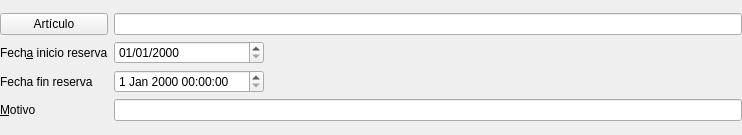
<?xml version="1.0" encoding="UTF-8"?>
<ui version="4.0">
 <class>Form</class>
 <widget class="QWidget" name="Form">
  <property name="geometry">
   <rect>
    <x>0</x>
    <y>0</y>
    <width>742</width>
    <height>135</height>
   </rect>
  </property>
  <property name="windowTitle">
   <string>Form</string>
  </property>
  <layout class="QVBoxLayout" name="verticalLayout_2">
   <property name="leftMargin">
    <number>0</number>
   </property>
   <property name="topMargin">
    <number>0</number>
   </property>
   <property name="rightMargin">
    <number>0</number>
   </property>
   <property name="bottomMargin">
    <number>0</number>
   </property>
   <item>
    <layout class="QGridLayout" name="gridLayout_3">
     <item row="1" column="1">
      <widget class="DBDateTimeEdit" name="db_fechainicio">
       <property name="minimumSize">
        <size>
         <width>150</width>
         <height>21</height>
        </size>
       </property>
       <property name="displayFormat">
        <string>dd/MM/yyyy</string>
       </property>
       <property name="fieldName">
        <string>fechainicio</string>
       </property>
       <property name="dataEditable">
        <bool>true</bool>
       </property>
      </widget>
     </item>
     <item row="1" column="0">
      <widget class="QLabel" name="label_2">
       <property name="text">
        <string>Fech&amp;a inicio reserva</string>
       </property>
       <property name="buddy">
        <cstring>db_fechainicio</cstring>
       </property>
      </widget>
     </item>
     <item row="3" column="0">
      <widget class="QLabel" name="label_12">
       <property name="text">
        <string>&amp;Motivo</string>
       </property>
       <property name="buddy">
        <cstring>lineEdit</cstring>
       </property>
      </widget>
     </item>
     <item row="0" column="1" colspan="2">
      <widget class="DBLineEdit" name="db_nombrearticuloinstancia">
       <property name="fieldName">
        <string>articulosinstancias.father.nombre</string>
       </property>
      </widget>
     </item>
     <item row="3" column="1" colspan="2">
      <widget class="DBLineEdit" name="lineEdit">
       <property name="fieldName">
        <string>motivo</string>
       </property>
       <property name="dataEditable">
        <bool>true</bool>
       </property>
      </widget>
     </item>
     <item row="0" column="0">
      <widget class="DBChooseRecordButton" name="db_idarticulo">
       <property name="text">
        <string>Artículo</string>
       </property>
       <property name="fieldName">
        <string>idubicacionorigen</string>
       </property>
       <property name="dataEditable">
        <bool>true</bool>
       </property>
       <property name="tableName">
        <string>almacenesubicaciones</string>
       </property>
      </widget>
     </item>
     <item row="1" column="2">
      <spacer name="horizontalSpacer">
       <property name="orientation">
        <enum>Qt::Horizontal</enum>
       </property>
       <property name="sizeHint" stdset="0">
        <size>
         <width>40</width>
         <height>20</height>
        </size>
       </property>
      </spacer>
     </item>
     <item row="2" column="0">
      <widget class="QLabel" name="label">
       <property name="text">
        <string>Fecha fin reserva</string>
       </property>
      </widget>
     </item>
     <item row="2" column="1">
      <widget class="DBDateTimeEdit" name="dbDateTimeEdit">
       <property name="fieldName">
        <string>fechafin</string>
       </property>
      </widget>
     </item>
    </layout>
   </item>
  </layout>
 </widget>
 <customwidgets>
  <customwidget>
   <class>DBChooseRecordButton</class>
   <extends>QPushButton</extends>
   <header>widgets/dbchooserecordbutton.h</header>
  </customwidget>
  <customwidget>
   <class>DBDateTimeEdit</class>
   <extends>QDateTimeEdit</extends>
   <header>widgets/dbdatetimeedit.h</header>
  </customwidget>
  <customwidget>
   <class>DBLineEdit</class>
   <extends>QLineEdit</extends>
   <header>widgets/dblineedit.h</header>
  </customwidget>
 </customwidgets>
 <tabstops>
  <tabstop>db_idarticulo</tabstop>
  <tabstop>db_nombrearticuloinstancia</tabstop>
  <tabstop>db_fechainicio</tabstop>
  <tabstop>lineEdit</tabstop>
 </tabstops>
 <resources/>
 <connections/>
</ui>
